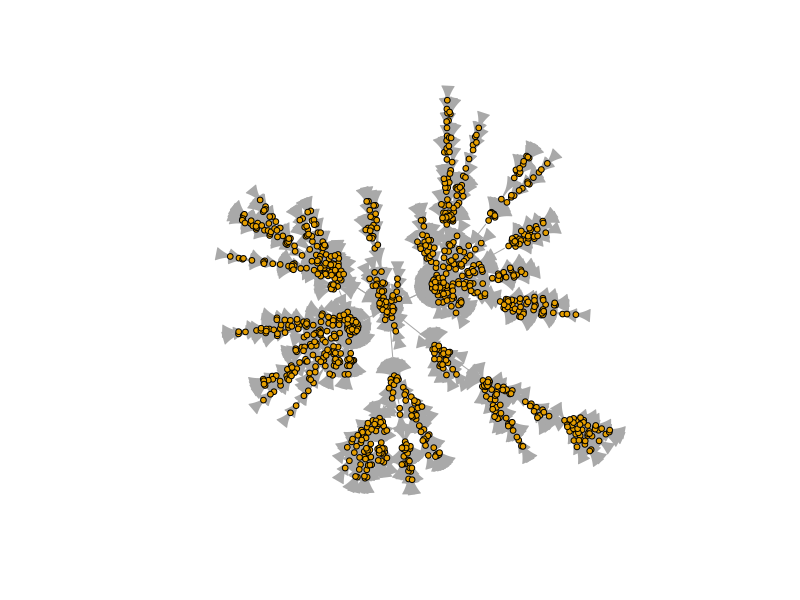

Write R code to recreate this figure.
library(igraph)

# 2. Wygeneruj graf wedle modelu Barabási-Albert z tysiącem węzłów
g <- barabasi.game(n = 1000)

# 3. Zwizualizuj graf layoutem Fruchterman & Reingold
plot(g, layout = layout.fruchterman.reingold, vertex.label = NA, vertex.size = 3)

# 4. Znajdź najbardziej centralny węzeł według miary betweenness, jaki ma numer?
which.max(betweenness(g))

# 5. Jaka jest średnica grafu?
diameter(g)

# 6. W komentarzu napisz czym różnią się grafy Barabási-Albert i Erdős-Rényi.
# Model Erdős-Rényi zakłada losowe łączenie węzłów z takim samym prawdopodobieństwem gdzie rozkład stopni jest zbliżony do Poissona i nie powstają wyraźne huby.
# W model Barabási-Albert z  kolei nowe węzły chętniej łączą się z tymi, które już mają wysoki stopień. 
#Prowadzi to do powstania sieci bezskalowych z obecnością potężnych węzłów centralnych (hubów).